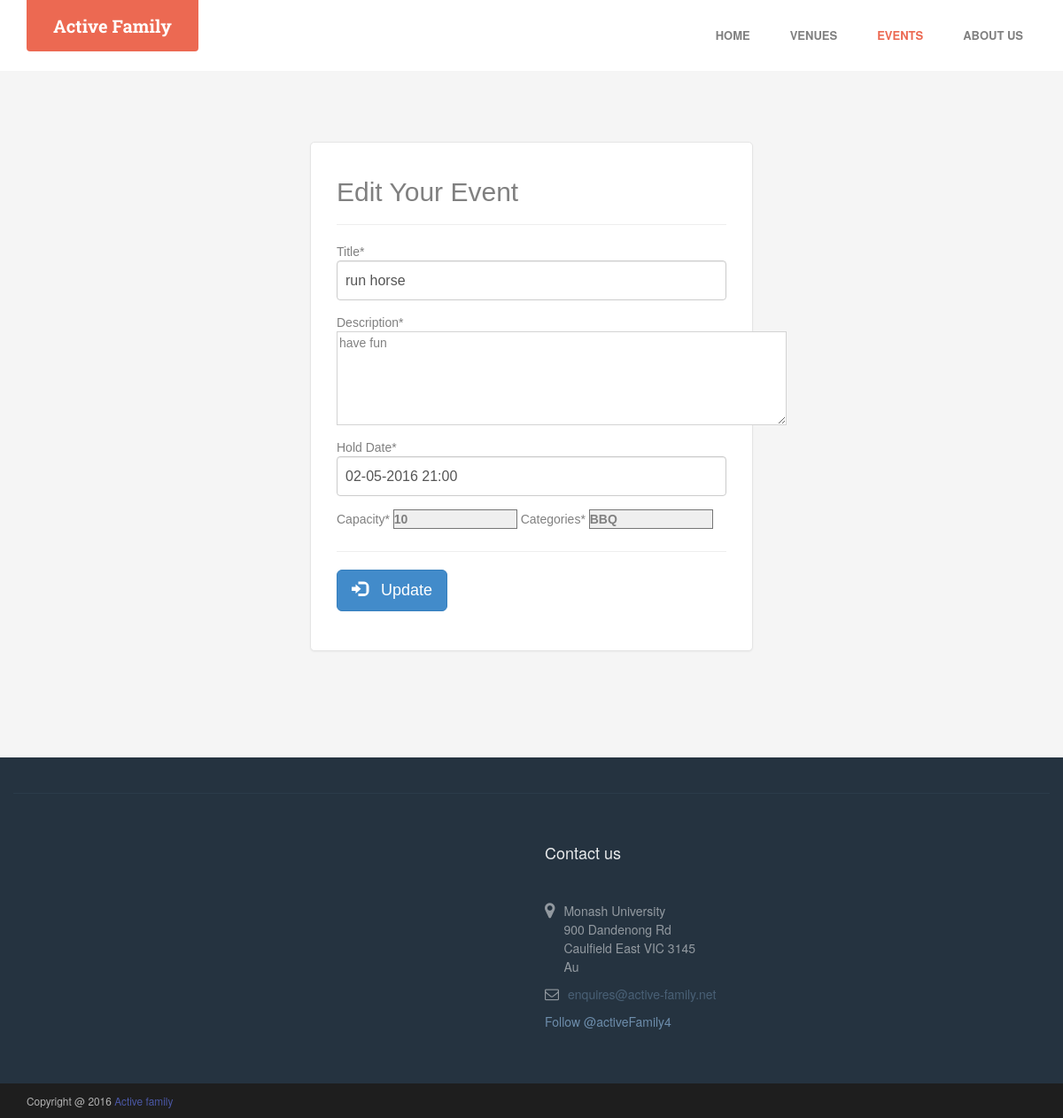
Page /event/edit.php?eventId=2 on the committed database.
### tables this page shows
CREATE TABLE `events` (
  `eventId` int(60) NOT NULL,
  `create_user_id` int(60) NOT NULL,
  `eventName` varchar(255) DEFAULT NULL,
  `eventDescription` text,
  `type` varchar(60) DEFAULT NULL,
  `address` text NOT NULL,
  `suburb` varchar(70) NOT NULL,
  `capacity` int(60) DEFAULT NULL,
  `curr_capa` int(11) DEFAULT NULL,
  `date` datetime DEFAULT NULL,
  `status` varchar(25) NOT NULL
);

### event/edit.php (the view, shortened to what this page needs)
<?php
$eventId = $_GET['eventId'];
$hostname = "localhost";
$db_name = "dblogin";
$username = "root";
$password = "root";
try {
    $pdo = new PDO("mysql:host=$hostname;dbname=$db_name", $username, $password);
    $sql = "SELECT * FROM events where eventId =".$eventId;
    $stmt = $pdo->query($sql);
    $list = $stmt->fetch(PDO::FETCH_ASSOC);
}
catch(PDOException $e) {
    echo $e->getMessage();
}
?>
<!DOCTYPE html lang="en" xmlns="http://www.w3.org/1999/xhtml">
<html xmlns="http://www.w3.org/1999/xhtml" xmlns="http://www.w3.org/1999/html">
<head>
    <link rel="stylesheet" href="assets/plugins/bootstrap/css/bootstrap.min.css">
    <link rel="stylesheet" href="assets/plugins/font-awesome/css/font-awesome.css">
    <link rel="stylesheet" href="assets/plugins/flexslider/flexslider.css">
    <link id="theme-style" rel="stylesheet" href="assets/css/styles.css">
    <link rel="stylesheet" href="css/bootstrap.min.css"/>
    <link rel="stylesheet" href="css/custom.css"/>
    <link rel="stylesheet" href="style.css" type="text/css"  />
</head>
<body class="features-page">
<header id="header" class="header navbar-fixed-top" style="position: relative;">
    <div class="container">
        <h1 class="logo">
            <a href="http://active-family.net"><span class="logo-icon"></span><span class="text">Active Family</span></a>
        </h1>
        <nav class="main-nav navbar-right" role="navigation">
            <div id="navbar-collapse" class="navbar-collapse collapse">
                <ul class="nav navbar-nav">
                    <li class="nav-item"><a href="../index.php">Home</a></li>
                    <li class="nav-item"><a href="../map/index.php">Venues</a></li>
                    <li class="active nav-item"><a href="listEvent.php">Events</a></li>
                    <li class="nav-item"><a href="../about.php">About Us</a></li>
                </ul>
            </div>
        </nav>
    </div>
</header>
<section class="steps section">
    <div class="container">
        <form class="form-signin" method="post" id="login-form"
              action="../user/home.php">
            <h2 class="form-signin-heading">Edit Your Event</h2><hr />
            <div class="form-group">
                Title<span>*</span>
                <input type="text" class="form-control" name="eTitle" value="<?php echo $list['eventName']; ?>" required />
            </div>
            <div class="form-group">
                Description<span>*</span><br>
                <textarea rows="5" cols="60" id="description" name="description"   style="border-color: lightgray;"><?php echo $list['eventDescription']; ?></textarea>
            </div>
        <div class="form-group">
            Hold Date<span>*</span>
            <input id="datetimepicker" type="text" class="form-control" name="eDate" value="<?php echo date('d-m-Y G:i', strtotime($list['date'])); ?>" id="eDate">
        </div>
       <div class="form-group">
            Capacity<span>*</span>
            <label>
                 <select name="capOption" size="0" id="eType" style="width: 10em">
                      <option selected="selected" value=""><?php echo $list['capacity']; ?></option>
                 </select>
            </label>
            Categories<span>*</span>
            <label>
                 <select name="taskOption" size="0" id="eType" style="width: 10em">
                      <option selected="selected" value=""><?php echo $list['type']; ?></option>
                 </select>
            </label>
       </div>
   <hr />
            <div class="form-group">
                <button id="updateButton" type="submit" name="btn-update" class="btn btn-primary btn-lg">
                    <i class="glyphicon glyphicon-log-in"></i> &nbsp; Update
                </button>
            </div>
    </form>
 </div>
</section>
<?php
include('../include/footer.php');
?>
<link rel="stylesheet" type="text/css" href="datetimepicker-master/jquery.datetimepicker.css"/ >
</body>
</html>

### event/assets/css/styles.css (style rules this page uses)
body { font-family: 'Roboto', arial, sans-serif; color: #444444; font-size: 16px; -webkit-font-smoothing: antialiased; -moz-osx-font-smoothing: grayscale; }
a { color: #ec6952; -webkit-transition: all 0.4s ease-in-out; -moz-transition: all 0.4s ease-in-out; -ms-transition: all 0.4s ease-in-out; -o-transition: all 0.4s ease-in-out; }
.btn, a.btn { -webkit-transition: all 0.4s ease-in-out; -moz-transition: all 0.4s ease-in-out; -ms-transition: all 0.4s ease-in-out; -o-transition: all 0.4s ease-in-out; font-weight: bold; }
.form-control { -webkit-box-shadow: none; -moz-box-shadow: none; box-shadow: none; height: 40px; border-color: #eeeeee; }
input[type="text"], input[type="email"], input[type="password"], input[type="submit"], input[type="button"], select { appearance: none; -webkit-appearance: none; }
.header { color: #fff; width: 100%; position: relative; z-index: 40; height: 80px; }
.header h1.logo { font-family: "Roboto Slab", arial, sans-serif; margin-top: 0; margin-bottom: 0; font-weight: bold; font-size: 15px; float: left; }
.header h1.logo a { color: #fff; padding: 15px 30px; display: inline-block; text-align: center; line-height: 1.4; max-width: 200px; background: #ec6952; -webkit-border-top-right-radius: 0; -webkit-border-bottom-right-radius: 4px; -webkit-border-bottom-left-radius: 4px; -webkit-border-top-left-radius: 0; -moz-border-radius-topright: 0; -moz-border-radius-bottomright: 4px; -moz-border-radius-bottomleft: 4px; -moz-border-radius-topleft: 0; border-top-right-radius: 0; border-bottom-right-radius: 4px; border-bottom-left-radius: 4px; border-top-left-radius: 0; -moz-background-clip: padding; -webkit-background-clip: padding-box; background-clip: padding-box; -webkit-transition: color 0.4s ease-in-out; -moz-transition: color 0.4s ease-in-out; -ms-transition: color 0.4s ease-in-out; -o-transition: color 0.4s ease-in-out; position: relative; font-size: 20px; }
.header .main-nav { margin-top: 15px; }
.header .main-nav .nav .nav-item { font-weight: normal; background: none; font-weight: bold; text-transform: uppercase; font-size: 13px; margin-right: 15px; }
.header .main-nav .nav .nav-item.active a { color: #ec6952; background: none; font-weight: bold; }
.header .main-nav .nav .nav-item a { color: grey; background: none; font-weight: bold; }
.header .main-nav .nav .nav-item.active { color: #ec6952; }
.steps { background: #f5f5f5; padding-top: 80px; padding-bottom: 120px; }
@media (min-width: 768px) { .header { height: inherit; } }
@media (min-width: 768px) { .header.navbar-fixed-top { position: relative; } }
@media (min-width: 768px) { .header h1.logo { float: none; text-align: center; } }
@media (min-width: 768px) { .header h1.logo a { margin: 0 auto; } }
@media (min-width: 768px) { .header .main-nav .nav .nav-item { margin-right: 10px; } }
@media (min-width: 768px) { .main-nav.navbar-right { float: none !important; } }
@media (min-width: 768px) { .navbar-collapse.collapse { text-align: center; } }
@media (min-width: 768px) { .navbar-collapse.collapse .navbar-nav { float: none; margin: 0 auto; display: inline-block; } }
@media (min-width: 992px) { .header { height: 80px; } }
@media (min-width: 992px) { .header.navbar-fixed-top { position: fixed; } }
@media (min-width: 992px) { .main-nav { float: right !important; } }
@media (min-width: 992px) { .header h1.logo { float: left; margin: inherit; } }
@media (min-width: 992px) { .header .main-nav .nav .nav-item { margin-right: 15px; } }
@media (min-width: 992px) { .main-nav.navbar-right { float: right !important; } }
@media (min-width: 992px) { .navbar-fixed-top .navbar-collapse { padding-left: 15px; padding-right: 15px; } }

### event/css/custom.css (style rules this page uses)
a { color: #4B58A6; }

### event/style.css (style rules this page uses)
.form-signin { max-width: 500px; padding: 19px 29px 29px; margin: 0 auto; background-color: #fff; border: 1px solid #e5e5e5; -webkit-border-radius: 5px; -moz-border-radius: 5px; border-radius: 5px; -webkit-box-shadow: 0 1px 2px rgba(0,0,0,.05); -moz-box-shadow: 0 1px 2px rgba(0,0,0,.05); box-shadow: 0 1px 2px rgba(0,0,0,.05); font-family:Tahoma, Geneva, sans-serif; color:gray; font-weight:lighter; }
.form-signin .form-signin-heading { color:gray; }
.form-signin input[type="text"], .form-signin input[type="password"], .form-signin input[type="email"] { font-size: 16px; height: 45px; padding: 7px 9px; }
h1 { font-family:Verdana, Geneva, sans-serif; }

### rows in the picture
events: eTitle "run horse", description "have fun", eDate "02-05-2016 21:00", capOption "10", taskOption "BBQ"
